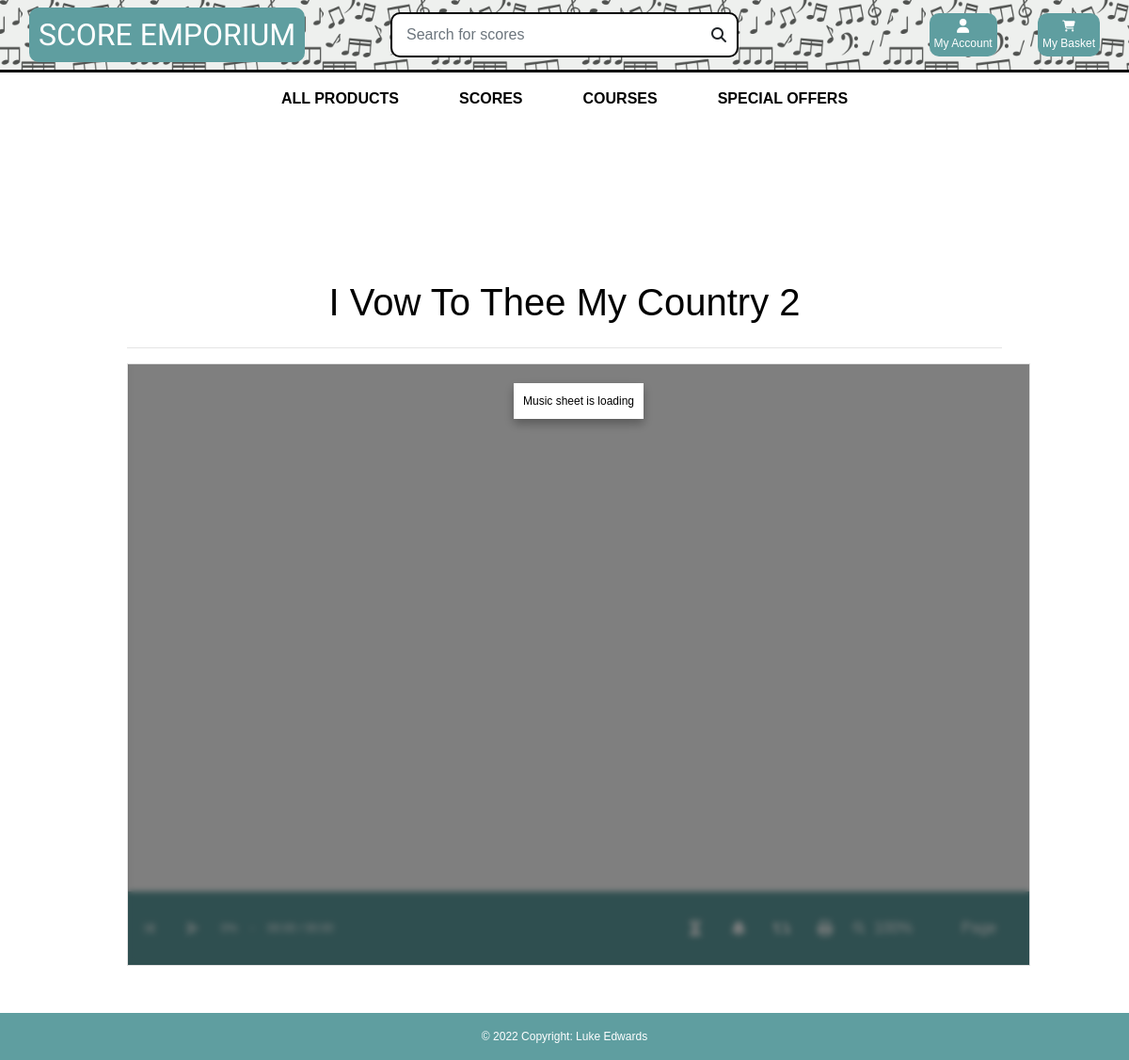
/products/guitar_pro/15/, run on an earlier commit of the app's database.
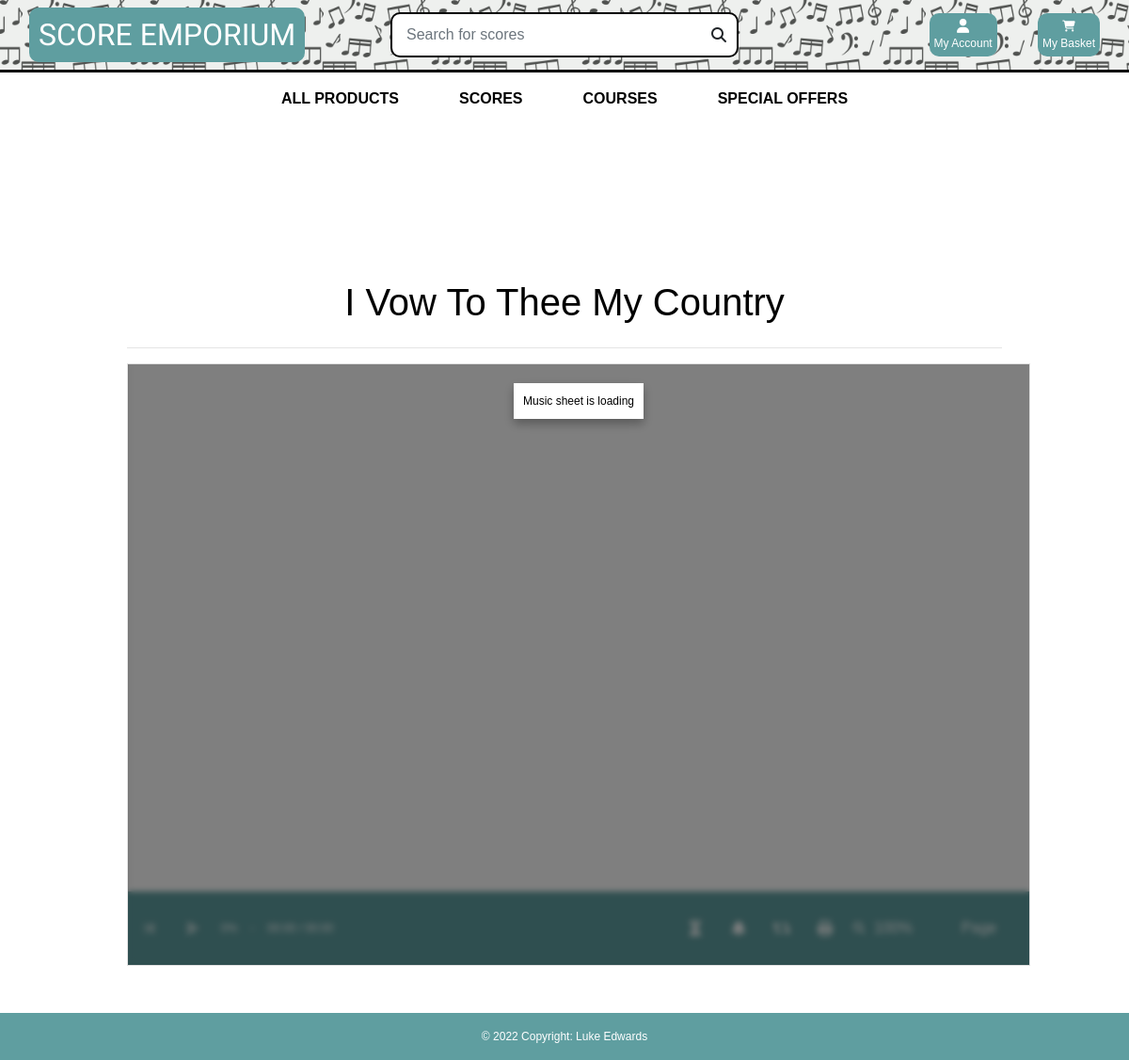
And on a later commit of the database.
### products/models.py (models this page shows, shortened)
class Product(models.Model):
    genre = models.ForeignKey('Genre', null=True, blank=True, on_delete=models.SET_NULL)
    difficulty = models.ForeignKey('Difficulty', null=True, blank=True, on_delete=models.SET_NULL)
    sku = models.CharField(max_length=254, null=True, blank=True)
    name = models.CharField(max_length=254)
    description = models.TextField()
    price = models.DecimalField(max_digits=6, decimal_places=2)
    rating = models.DecimalField(max_digits=6, decimal_places=2, null=True, blank=True)
    image_url = models.URLField(max_length=1024, null=True, blank=True)
    image = models.ImageField(null=True, blank=True,)
    vendor = models.CharField(max_length=254, null=True)
    PDF = models.FileField(null=True,)
    Guitar_Pro_Unlocked = models.FileField(null=True,)
    Guitar_Pro_Locked = models.FileField(null=True,)
    video = models.URLField(max_length=1024, null=True, blank=True)

### products/views.py (the view)
# urls.py: path('guitar_pro/<int:product_id>/', views.guitar_pro, name='guitar_pro'),
def guitar_pro(request, product_id):
    product = get_object_or_404(Product, pk=product_id)
    username= product.vendor
    queries = Q(vendor__iexact=username)
    products = Product.objects.all()
    relevant_products = products.filter(queries)
    product_number = relevant_products.count()
    context = {
        'product': product,
        'products': products,
        'product_number': product_number,
        'relevant_products': relevant_products
    }
    return render(request, 'products/my_scores.html', context)

### cart/contexts.py (called while the page is built, shortened)
def cart_contents(request):
    cart_items = []
    total = 0
    product_count = 0
    cart = request.session.get('cart', {})
    total = total
    context = {
        'cart_items': cart_items,
        'total': total,
        'product_count': product_count,
    }
    return context

### products/templates/products/my_scores.html (shortened to what this page needs)
{% extends "base.html" %}
{% load static %}
{% block page_header %}
    <div class="container header-container">
    </div>
{% endblock %}
{% block content%}
<div class="container pb-100">
    <div class="row">
        <div class="col-12 text-center">
            <h1>{{product.name|title}}</h1>
        </div>
    </div>
    <hr>
    <div class="at-wrap">
        <div class="at-overlay">
          <div class="at-overlay-content">
            Music sheet is loading
          </div>
        </div>
        <div class="at-content">
          <div class="at-viewport">
          </div>
        </div>
        <div class="at-controls">
          <div class="at-controls-left">
            <a class="btn at-player-stop disabled">
              <i class="fas fa-step-backward"></i>
            </a>
            <a class="btn at-player-play-pause disabled">
              <i class="fas fa-play"></i>
            </a>
            <span class="at-player-progress">0%</span>
            <div class="at-song-info">
            </div>
            <div class="at-song-position">00:00 / 00:00</div>
          </div>
          <div class="at-controls-right">
            <a class="btn toggle at-count-in">
              <i class="fas fa-hourglass-half"></i>
            </a>
            <a class="btn at-metronome">
                <i class="fa-solid fa-bell"></i>
            </a>
            <a class="btn at-loop">
              <i class="fas fa-retweet"></i>
            </a>
            <a class="btn at-print">
              <i class="fas fa-print"></i>
            </a>
            <div class="at-zoom">
              <i class="fas fa-search"></i>
              <select>
                <option value="100" selected>100%</option>
              </select>
            </div>
            <div class="at-layout">
              <select>
                <option value="page" selected>Page</option>
              </select>
            </div>
          </div>
        </div>
      </div>
</div>
{% endblock %}

### templates/base.html (shortened to what this page needs)
{% load static %}
<!doctype html>
<html lang="en">
  <head>
    {% block corecss %}
    <link rel="stylesheet" href="https://cdn.jsdelivr.net/npm/bootstrap@4.6.1/dist/css/bootstrap.min.css">
    <link rel="stylesheet" href="{% static 'css/base.css' %}">
    <link href="http://maxcdn.bootstrapcdn.com/font-awesome/4.1.0/css/font-awesome.min.css" rel="stylesheet">
    <link rel="stylesheet" href="https://cdnjs.cloudflare.com/ajax/libs/font-awesome/6.1.1/css/all.min.css"
 />
    {% endblock %}
    {% block extracss %}
    <link rel="stylesheet" href="{% static 'css/scores.css'%}">
    {% endblock %}
  </head>
  <body>
    <header id="nav-container" class="container-fluid">
        <div style="border-bottom: solid;" class="row">
            <div class="col-12 col-lg-4 my-auto py-1 py-lg-0 text-center text-lg-left">
                <a href="{% url 'home' %}" class="nav-link main-logo-link">
                    <h2 id="logo" class="logo-font text-black my-0">Score Emporium</h2>
                </a>
            </div>
            <div class="col-12 col-lg-4 my-auto py-1 py-lg-0">
                <form id="main-search" method="GET" action="{% url 'products' %}">
                    <div class="input-group w-100">
                        <input id="search-box"  class="form-control  rounded-0" type="text" name="q" placeholder="Search for scores">
                        <div id="search-btn-div">
                        <button id="search-btn" class="form-control btn " type="submit">
                            <span class="icon">
                                <i class="fas fa-search"></i>
                            </span>
                        </button>
                        </div>
                    </div>
                </form>
            </div>
            <div class="col-12 col-lg-4 my-auto py-1 py-lg-0">
                <ul class="list-inline list-unstyled text-center text-lg-right my-0">
                    <li class="list-inline-item dropdown">
                        <a class=" nav-link" href="#" id="user-options" data-toggle="dropdown" aria-haspopup="true" aria-expanded="false">
                            <div id="account-button" class="text-center">
                                <div></div>
                                <p class="my-0">My Account</p>
                            </div>
                        </a>
                    </li>
                    <li class="list-inline-item">
                        <a class="{% if grand_total %}text-info font-weight-bold{% else %}text-black{% endif %} nav-link" href="{% url 'view_cart'%}">
                            <div id="cart-button" class="text-center">
                                <div><i class="fa-solid fa-cart-shopping"></i></div>
                                <p class="my-0">My Basket</p>
                            </div>
                        </a>
                    </li>
                </ul>
            </div>
        </div>
        <div class="row bg-white">
            <nav class="navbar navbar-expand-lg navbar-light w-100">
                {% include 'includes/main-nav.html' %}
            </nav>
        </div>
    </header>
    {% block page_header %}
    {% endblock %}
    {% block content %}
    {% endblock %}
    <footer id="footer" class=" text-center text-lg-start">
        <div class="text-center p-3">
          © 2022 Copyright: Luke Edwards
        </div>
      </footer>
  </body>
</html>

### templates/includes/main-nav.html (shortened to what this page needs)
<div class="collapse navbar-collapse" id="main-nav">
    <ul class="navbar-nav w-auto mx-auto">
        <li class="nav-item dropdown">
            <a class="logo-font font-weight-bold nav-link text-black mr-5" href="{% url 'products'%}" id="all-products-link"  aria-haspopup="true" aria-expanded="false">
                All Products
            </a>
        </li>
        <li class="nav-item dropdown">
            <a class="logo-font font-weight-bold nav-link text-black mr-5" href="#" id="clothing-link" data-toggle="dropdown" aria-haspopup="true" aria-expanded="false">
                Scores
            </a>
        </li>
        <li class="nav-item dropdown">
            <a class="logo-font font-weight-bold nav-link text-black mr-5" href="#" id="homeware-link" data-toggle="dropdown" aria-haspopup="true" aria-expanded="false">
                Courses
            </a>
        </li>
        <li class="nav-item dropdown">
            <a class="logo-font font-weight-bold nav-link text-black" href="#" id="specials-link" data-toggle="dropdown" aria-haspopup="true" aria-expanded="false">
                Special Offers
            </a>
        </li>
    </ul>
</div>

### static/css/base.css (style rules this page uses)
html { height: 100%; }
.pb-100 { padding-bottom: 100px !important; }
body { height: 100%; min-height: 100%; margin: 0; padding-bottom: 30px; }
#nav-container { background-image: url(/static/media_1/sheet-music-pattern.jpg); background-repeat: repeat; background-size: 160px; box-shadow:inset 0 0 0 2000px rgba(210, 215, 211, 0.38); }
#account-button { background-color: cadetblue; color: white; padding: 5px; border-radius: 10px; }
#cart-button { background-color: cadetblue; color: white; padding: 5px; border-radius: 10px; }
#main-nav a { font-size: 1rem; }
#main-search { border-radius: 10px !important; border: 2px solid black; padding: 3px; background-color: white; }
#logo { font-family: 'Arima', cursive; background-color: cadetblue; border-radius: 10px; color: white !important; padding: 10px; }
body { background-size: cover; height: calc(100vh - 164px); color: black !important; font-family: 'Helvetica'; }
#search-btn { padding: 0; border-top-right-radius: 10px; border-bottom-right-radius: 10px; }
#search-btn-div { width: 3rem; }
.icon { align-items: center; display: inline-flex; height: 1.5rem; width: 1.5rem; border: none; float: right; border-top-right-radius: 10px; border-bottom-right-radius: 10px; }
#search-box { border: none; }
.logo-font { text-transform: uppercase; }
.main-logo-link { width: fit-content; }
#footer { background-color: cadetblue !important; color: white; bottom: 0; width: 100%; position: fixed; bottom: 0; }
.text-black { color: #000 !important; }
@media (min-width: 1200px) { .container { max-width: 80%; } }
@media (min-width: 992px) { .header-container { padding-top: 164px; } }

### static/css/scores.css (style rules this page uses)
body { font-family: Arial, Helvetica, sans-serif; font-size: 12px; }
.at-wrap { width: 80vw; height: 80vh; margin: 0 auto; border: 1px solid rgba(0, 0, 0, 0.12); display: flex; flex-direction: column; overflow: hidden; position: relative; }
.at-content { position: relative; overflow: hidden; flex: 1 1 auto; }
.at-viewport { overflow-y: auto; position: absolute; top: 0; left: 70px; right: 0; bottom: 0; padding-right: 20px; }
.at-overlay { position: absolute; top: 0; left: 0; right: 0; bottom: 0; z-index: 1002; backdrop-filter: blur(3px); background: rgba(0, 0, 0, 0.5); display: flex; justify-content: center; align-items: flex-start; }
.at-overlay-content { margin-top: 20px; background: #fff; box-shadow: 0px 5px 10px 0px rgba(0, 0, 0, 0.3); padding: 10px; }
.at-controls { flex: 0 0 auto; display: flex; justify-content: space-between; background: cadetblue; color: #fff; padding-top: 15px; padding-bottom: 15px; }
.at-controls > div { display: flex; justify-content: flex-start; align-content: center; align-items: center; }
.at-controls > div > * { display: flex; text-align: center; align-items: center; justify-content: center; cursor: pointer; padding: 4px; margin: 0 3px; }
.at-controls .btn { color: #fff; border-radius: 0; height: 40px; width: 40px; height: 40px; font-size: 16px; }
.at-controls .btn.disabled { cursor: progress; opacity: 0.5; }
.at-controls .btn i { vertical-align: top; }
.at-controls select { -moz-appearance: none; -webkit-appearance: none; appearance: none; border: none; width: 100%; height: 40px; background: cadetblue; padding: 4px 10px; color: #fff; font-size: 16px; text-align-last: center; text-align: center; -ms-text-align-last: center; -moz-text-align-last: center; cursor: pointer; }

What changed in the data, as far as the page shows it:
changed Product: name "I Vow To Thee My Country 2" → "I Vow To Thee My Country"
